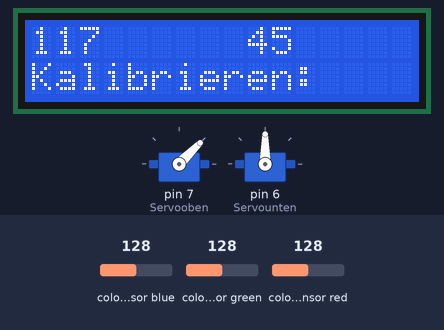
Simulated run of this sketch. Board: Arduino Uno, built with avr-gcc and run on an emulated ATmega328P. On the bench: 2 × servo, 16×2 character LCD. Wiring (inferred from the names in the program): TCS3200 colour sensor: output pin 10; S2 pin 12; S3 pin 11; S0 pin 8; S1 pin 9. The inputs (shaded band) are chosen by the test bench; at power-on: colour sensor green 128, colour sensor blue 128, colour sensor red 128. What the sketch prints to the serial monitor is not drawn.

Above: at 1.9 s.
At 7.3 s:
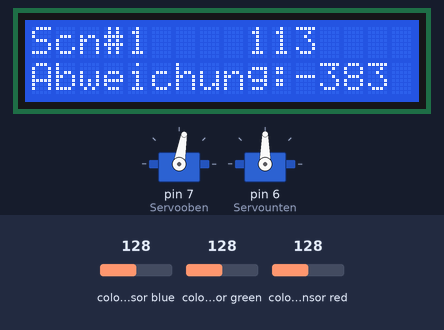
7.4 s: colour sensor green set to 125
At 9.1 s:
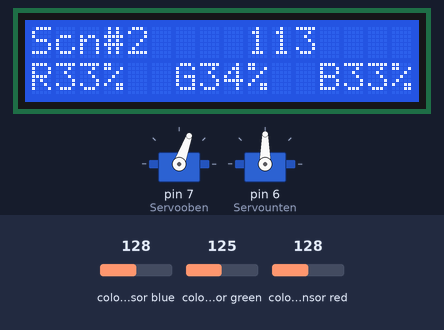
10.4 s: colour sensor blue set to 122
At 11.59 s:
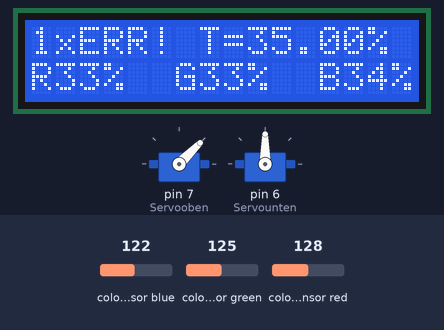
13.4 s: colour sensor red set to 5
At 14.44 s:
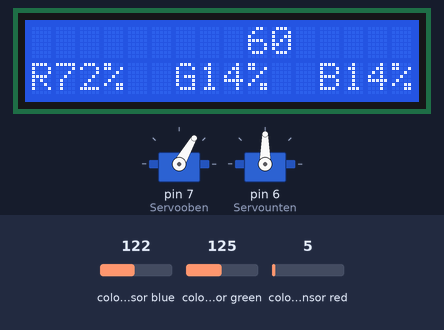
Timing chart, 0 to 21.3 s (numbered marks = the images above; inputs shaded):
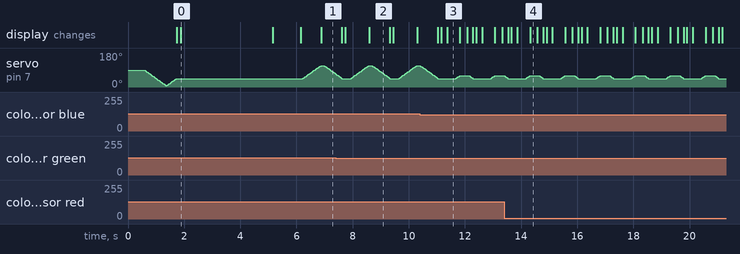

The sketch:

SmartieSortierer.ino.ino
```cpp
/* Angeschlossene Hardware deklarieren*/
#include <Wire.h>                      // I2C-Bibliothek
#include <LiquidCrystal_I2C.h>         // Display-Bibliothek
LiquidCrystal_I2C lcd(0x27, 2, 1, 0, 4, 5, 6, 7, 3, POSITIVE);  // I2C Addresse (0x27 or 0x3F)
#include <Servo.h>                    // Servo-Bibliothek
Servo Servooben;            // Erstellt oberes Servo mit dem Namen "Servooben"
Servo Servounten;           // Erstellt unteres Servo "Servounten"

// Variablen für Servowinkel initialisieren und voreinstellen
int Schieberwinkel = 90;
int Rutschenwinkel = 90;
int speedoben = 0;
int speedunten = 0;

//Verbindung der Farbsensorkontakte mit dem Arduino festlegen
const int s1 = 9;
const int s0 = 8;
const int s2 = 12;
const int s3 = 11;
const int out = 10;

// Variablen für Messungen und Berechnungen
float rot = 0;
float gruen = 0;
float blau = 0;
int i;
int helligkeit = 0;
int x = 0;
float rotpzt;
float gruenpzt;
float blaupzt;
int farbcode = 0;
float hell_kalibrieren;
float Abweichung = 0.10;  // Für RGB%. Zu Beginn sind 10% Sollwertabweichung erlaubt
const float Abweichung_Helligkeit = 0.25;
float Abweichung_H = Abweichung_Helligkeit; // Für Helligkeit.
int reporting = 1; // 1 schaltet die Rechenwertausgabe an, 0 schaltet sie aus.

// Tabelle: Mittelwerte zur Smartieerkennung. Diese Werte wurden gemessen.
//    FARBE          R%     G%     B%     Helligkeit-absolut
float GWblau[]    = {33.5 , 39.7 , 26.9 , 830.0 }; // Aktualisiert
float GWgruen[]   = {26.8 , 33.3 , 39.9 , 1168.0}; // Aktualisiert
float GWgelb[]    = {22.6 , 32.1 , 45.2 , 912.0 }; // Aktualisiert
float GWpink[]    = {21.5 , 47.6 , 31.0 , 1247.0}; // Aktualisiert
float GWlila[]    = {30.0 , 44.0 , 26.5 , 1300.0}; // Aktualisiert
float GWrot[]     = {16.8 , 47.1 , 36.1 , 1671.0}; // Aktualisiert
float GWorange[]  = {17.8 , 42.1 , 40.1 , 1343.0}; // Aktualisiert
float GWbraun[]   = {23.0 , 39.5 , 37.5 , 1630.0}; // Aktualisiert
float GWleer[]    = {31.8 , 37.5 , 30.8 , 500.0 }; // gilt für den leeren Schieber unter dem Sensor!
int WINKEL[]      = {90 , 52 , 67 , 82 , 96, 111 , 126 , 140 , 155 }; // EInstellwinkel Rutsche
// Tabelle: Grenzwerte zur Smartieerkennung. Diese Werte werden in loops() abhängig von der Toleranz errechnet
// Aufbau: TW_xxx[1]=unterer Grenzwert ROT, [2]= oberer Grenzwert ROT, ...
float TWblau[8];    float TWgruen[8]; float TWgelb[8]; float TWpink[8]; float TWlila[8]; float TWrot[8];
float TWorange[8];  float TWbraun[8]; float TWleer[8];

// Zähler für Smarties
int leer = 0;
int Fehler = 0;
int Gelbe = 0;
int Orange = 0;
int Pinke = 0;
int Rote = 0;
int Gruene = 0;
int Lilane = 0;
int Braune = 0;
int Blaue = 0;
int loops;
int OK;


void setup()
{
  // PIN-Funktionen festlegen
  pinMode(s0, OUTPUT);
  pinMode(s1, OUTPUT);
  pinMode(s2, OUTPUT);
  pinMode(s3, OUTPUT);
  pinMode(out, INPUT);
  digitalWrite(s0, HIGH);
  digitalWrite(s1, LOW); // Empfindlichkeit des Sensors auf 100%
  // Servofunktionen anlegen
  Servooben.attach(7);
  Servooben.write(Schieberwinkel); // Oberes Servo an Pin 7 und nach ganz links
  Servounten.attach(6);
  Servounten.write(Rutschenwinkel); // Unteres Servo an Pin 6 und in die Mitte
  // Datenausgabe am PC-Monitor starten
  Serial.begin(115200); // Serielle Kommunikation zur Ausgabe auf das Display starten
  delay(500); // kurz auf Verbindungsaufbau warten...
  lcd.begin(16, 2); // Wir haben ein 16x2-Display angeschlossen
  lcd.backlight(); // Die Hintergrundbeleuchtung einschalten
  lcd.clear(); // Display leeren

  // Sensor kalibrieren auf Umgebungslicht
  Serial.println(F("Sensor kalibrieren: Umgebungslichtstärke wird gemessen"));
  lcd.setCursor(0, 1);
  lcd.print(F("Kalibrieren:"));
  Drehschieber(5);
  Drehschieber(45); // Schieber leeren und unter den Sensor fahren
  for (i = 1 ; i < 21 ; i++)
  {
    color();
    helligkeit = rot + gruen + blau;
    Serial.print(F("Messung Nr."));
    Serial.print(i);
    Serial.print(F(": "));
    Serial.println(helligkeit);
    hell_kalibrieren += helligkeit;
    lcd.setCursor(0, 0);
    lcd.print(helligkeit);
  }

  hell_kalibrieren = hell_kalibrieren / 20;
  delay(300);
  Serial.println(F("---------------"));
  Serial.print(F("   Mittelwert  "));
  Serial.println(hell_kalibrieren);
  Serial.print(F("-Tabellenwert  "));
  Serial.println(GWleer[3]);
  Serial.println("=====================");
  Serial.print(F("=   Differenz  "));
  x = hell_kalibrieren - GWleer[3];
  Serial.println(x);
  Serial.println();
  lcd.setCursor(0, 1);
  lcd.print("Abweichung:");
  lcd.print(x); delay(1000);
  Serial.println(F("Die Tabellenwerte werden angepasst..."));
  GWleer[3] = GWleer[3] + x;
  GWblau[3] = GWblau[3] + x;
  GWgruen[3] = GWgruen[3] + x;
  GWgelb[3] = GWgelb[3] + x;
  GWpink[3] = GWpink[3] + x;
  GWlila[3] = GWlila[3] + x;
  GWrot[3] = GWrot[3] + x;
  GWorange[3] = GWbraun[3] + x;

} // SETUP Ende

void loop()
{
  loops++;
  lcd.setCursor(0, 0);
  lcd.print(F("Scn#"));
  lcd.print(loops);
  lcd.print(F("   ")); // Durchläufe ausgeben
  OK = 0; // Status zurücksetzen. Wird auf 1 gesetzt, wenn eine Smartiefarbe zugeordnet werden konnte!

  // Bevor ein Smartie (nochmal) gemessen wird: Es werden die Grenzwerte für die aktuell eingestellte Toleranz berechnet
  // Serial.print(F("Aktuell gültige Fehlertoleranz:")); Serial.print(Abweichung*100); Serial.println(F("%."));
  TWblau[0] = (GWblau[0] * (1.0 - Abweichung));
  TWblau[1] = (GWblau[0] * (1.0 + Abweichung)); // Grenzwerte für R-Wert
  TWblau[2] = (GWblau[1] * (1.0 - Abweichung));
  TWblau[3] = (GWblau[1] * (1.0 + Abweichung)); // Grenzwerte für G-Wert
  TWblau[4] = (GWblau[2] * (1.0 - Abweichung));
  TWblau[5] = (GWblau[2] * (1.0 + Abweichung)); // Grenzwerte für B-Wert
  TWblau[6] = (GWblau[3] * (1.0 - Abweichung_H));
  TWblau[7] = (GWblau[3] * (1.0 + Abweichung_H)); // Grenzwerte für Helligkeit

  TWgruen[0] = (GWgruen[0] * (1.0 - Abweichung));
  TWgruen[1] = (GWgruen[0] * (1.0 + Abweichung)); // Grenzwerte für R-Wert
  TWgruen[2] = (GWgruen[1] * (1.0 - Abweichung));
  TWgruen[3] = (GWgruen[1] * (1.0 + Abweichung)); // Grenzwerte für G-Wert
  TWgruen[4] = (GWgruen[2] * (1.0 - Abweichung));
  TWgruen[5] = (GWgruen[2] * (1.0 + Abweichung)); // Grenzwerte für B-Wert
  TWgruen[6] = (GWgruen[3] * (1.0 - Abweichung_H));
  TWgruen[7] = (GWgruen[3] * (1.0 + Abweichung_H)); // Grenzwerte für Helligkeit

  TWgelb[0] = (GWgelb[0] * (1.0 - Abweichung));
  TWgelb[1] = (GWgelb[0] * (1.0 + Abweichung)); // Grenzwerte für R-Wert
  TWgelb[2] = (GWgelb[1] * (1.0 - Abweichung));
  TWgelb[3] = (GWgelb[1] * (1.0 + Abweichung)); // Grenzwerte für G-Wert
  TWgelb[4] = (GWgelb[2] * (1.0 - Abweichung));
  TWgelb[5] = (GWgelb[2] * (1.0 + Abweichung)); // Grenzwerte für B-Wert
  TWgelb[6] = (GWgelb[3] * (1.0 - Abweichung_H));
  TWgelb[7] = (GWgelb[3] * (1.0 + Abweichung_H)); // Grenzwerte für Helligkeit

  TWpink[0] = (GWpink[0] * (1.0 - Abweichung));
  TWpink[1] = (GWpink[0] * (1.0 + Abweichung)); // Grenzwerte für R-Wert
  TWpink[2] = (GWpink[1] * (1.0 - Abweichung));
  TWpink[3] = (GWpink[1] * (1.0 + Abweichung)); // Grenzwerte für G-Wert
  TWpink[4] = (GWpink[2] * (1.0 - Abweichung));
  TWpink[5] = (GWpink[2] * (1.0 + Abweichung)); // Grenzwerte für B-Wert
  TWpink[6] = (GWpink[3] * (1.0 - Abweichung_H));
  TWpink[7] = (GWpink[3] * (1.0 + Abweichung_H)); // Grenzwerte für Helligkeit

  TWlila[0] = (GWlila[0] * (1.0 - Abweichung));
  TWlila[1] = (GWlila[0] * (1.0 + Abweichung)); // Grenzwerte für R-Wert
  TWlila[2] = (GWlila[1] * (1.0 - Abweichung));
  TWlila[3] = (GWlila[1] * (1.0 + Abweichung)); // Grenzwerte für G-Wert
  TWlila[4] = (GWlila[2] * (1.0 - Abweichung));
  TWlila[5] = (GWlila[2] * (1.0 + Abweichung)); // Grenzwerte für B-Wert
  TWlila[6] = (GWlila[3] * (1.0 - Abweichung_H));
  TWlila[7] = (GWlila[3] * (1.0 + Abweichung_H)); // Grenzwerte für Helligkeit

  TWrot[0] = (GWrot[0] * (1.0 - Abweichung));
  TWrot[1] = (GWrot[0] * (1.0 + Abweichung)); // Grenzwerte für R-Wert
  TWrot[2] = (GWrot[1] * (1.0 - Abweichung));
  TWrot[3] = (GWrot[1] * (1.0 + Abweichung)); // Grenzwerte für G-Wert
  TWrot[4] = (GWrot[2] * (1.0 - Abweichung));
  TWrot[5] = (GWrot[2] * (1.0 + Abweichung)); // Grenzwerte für B-Wert
  TWrot[6] = (GWrot[3] * (1.0 - Abweichung_H));
  TWrot[7] = (GWrot[3] * (1.0 + Abweichung_H)); // Grenzwerte für Helligkeit

  TWorange[0] = (GWorange[0] * (1.0 - Abweichung));
  TWorange[1] = (GWorange[0] * (1.0 + Abweichung)); // Grenzwerte für R-Wert
  TWorange[2] = (GWorange[1] * (1.0 - Abweichung));
  TWorange[3] = (GWorange[1] * (1.0 + Abweichung)); // Grenzwerte für G-Wert
  TWorange[4] = (GWorange[2] * (1.0 - Abweichung));
  TWorange[5] = (GWorange[2] * (1.0 + Abweichung)); // Grenzwerte für B-Wert
  TWorange[6] = (GWorange[3] * (1.0 - Abweichung_H));
  TWorange[7] = (GWorange[3] * (1.0 + Abweichung_H)); // Grenzwerte für Helligkeit

  TWbraun[0] = (GWbraun[0] * (1.0 - Abweichung));
  TWbraun[1] = (GWbraun[0] * (1.0 + Abweichung)); // Grenzwerte für R-Wert
  TWbraun[2] = (GWbraun[1] * (1.0 - Abweichung));
  TWbraun[3] = (GWbraun[1] * (1.0 + Abweichung)); // Grenzwerte für G-Wert
  TWbraun[4] = (GWbraun[2] * (1.0 - Abweichung));
  TWbraun[5] = (GWbraun[2] * (1.0 + Abweichung)); // Grenzwerte für B-Wert
  TWbraun[6] = (GWbraun[3] * (1.0 - Abweichung_H));
  TWbraun[7] = (GWbraun[3] * (1.0 + Abweichung_H)); // Grenzwerte für Helligkeit

  TWleer[0] = (GWleer[0] * (1.0 - Abweichung));
  TWleer[1] = (GWleer[0] * (1.0 + Abweichung)); // Grenzwerte für R-Wert
  TWleer[2] = (GWleer[1] * (1.0 - Abweichung));
  TWleer[3] = (GWleer[1] * (1.0 + Abweichung)); // Grenzwerte für G-Wert
  TWleer[4] = (GWleer[2] * (1.0 - Abweichung));
  TWleer[5] = (GWleer[2] * (1.0 + Abweichung)); // Grenzwerte für B-Wert
  TWleer[6] = (GWleer[3] * (1.0 - Abweichung_H));
  TWleer[7] = (GWleer[3] * (1.0 + Abweichung_H)); // Grenzwerte für Helligkeit

  if (reporting == 1)
  {
    Serial.println();
    Serial.println(F("TW-Werte für BLAU:"));
    for (int i = 0 ; i < 8 ; i++) {
      Serial.print(TWblau[i]);
      Serial.print("<->"); i++;
      Serial.print(TWblau[i]);
      Serial.print("  ");
    }

    Serial.println();
    Serial.println(F("TW-Werte für GRÜN:"));

    for (int i = 0 ; i < 8 ; i++) {
      Serial.print(TWgruen[i]);
      Serial.print("<->"); i++;
      Serial.print(TWgruen[i]);
      Serial.print("  ");
    }
    Serial.println();
    Serial.println(F("TW-Werte für GELB:"));
    for (int i = 0 ; i < 8 ; i++) {
      Serial.print(TWgelb[i]);
      Serial.print("<->"); i++;
      Serial.print(TWgelb[i]);
      Serial.print("  ");
    }
    Serial.println();
    Serial.println(F("TW-Werte für PINK:"));
    for (int i = 0 ; i < 8 ; i++) {
      Serial.print(TWpink[i]); Serial.print("<->"); i++; Serial.print(TWpink[i]); Serial.print("  ");
    }
    Serial.println(); Serial.println(F("TW-Werte für LILA:")); for (int i = 0 ; i < 8 ; i++) {
      Serial.print(TWlila[i]); Serial.print("<->"); i++; Serial.print(TWlila[i]); Serial.print("  ");
    }
    Serial.println(); Serial.println(F("TW-Werte für ROT:")); for (int i = 0 ; i < 8 ; i++) {
      Serial.print(TWrot[i]); Serial.print("<->"); i++; Serial.print(TWrot[i]); Serial.print("  ");
    }
    Serial.println(); Serial.println(F("TW-Werte für BLAU:")); for (int i = 0 ; i < 8 ; i++) {
      Serial.print(TWblau[i]); Serial.print("<->"); i++; Serial.print(TWblau[i]); Serial.print("  ");
    }
    Serial.println(); Serial.println(F("TW-Werte für ORANGE:")); for (int i = 0 ; i < 8 ; i++) {
      Serial.print(TWorange[i]); Serial.print("<->"); i++; Serial.print(TWorange[i]); Serial.print("  ");
    }
    Serial.println(); Serial.println(F("TW-Werte für BRAUN:")); for (int i = 0 ; i < 8 ; i++) {
      Serial.print(TWbraun[i]); Serial.print("<->"); i++; Serial.print(TWbraun[i]); Serial.print("  ");
    }
    Serial.println(); Serial.println(F("TW-Werte für LEER:")); for (int i = 0 ; i < 8 ; i++) {
      Serial.print(TWleer[i]); Serial.print("<->"); i++; Serial.print(TWleer[i]); Serial.print("  ");
    }
  }
  Serial.println(); Serial.println(); reporting = 0; // Ausgabe soll nur 1x passieren

  // SCHRITT 1: Smartie holen
  if (farbcode == 0) {
    Drehschieber(113);  // Nur neuen Smartie holen, wenn kein Problemsmartie im Schacht ist
    delay(100);
  }

  // SCHRITT 2: Smartie zum Sensor fahren
  // Serial.println(); Serial.println();
  // Serial.println("Smartie wird unter Sensor platziert...");
  Drehschieber(45); delay(100);
  lcd.setCursor(0, 0); lcd.print(F("Scn#"));
  lcd.setCursor(0, 1); lcd.print(F("R---  G---  B---"));

  // SCHRITT 3: Farbsensor auslesen mit Hilfe der Funktion color(). Zurückgeliefert werden die Werte rot, gruen, blau
  // Serial.println("Messung läuft...");
  color(); // Diese Funktion wird am Ende des Codes festgelegt (s.“void color();“)

  // SCHRITT 4: Prozentwerte berechnen
  Serial.print(F("Scan#")); Serial.print(loops); Serial.println(F(" - Messwerte und errechneten Lichtanteile in %:"));
  helligkeit = rot + gruen + blau;     Serial.print(F("Helligkeit=")); Serial.print(helligkeit);
  rotpzt = rot / helligkeit * 100;      Serial.print(F(" R=")); Serial.print(rotpzt); Serial.print(F("%"));
  gruenpzt = gruen / helligkeit * 100; Serial.print(F(" G=")); Serial.print(gruenpzt); Serial.print(F("%"));
  blaupzt = blau / helligkeit * 100;   Serial.print(F(" B=")); Serial.print(blaupzt); Serial.print(F(" %"));
  Serial.print(F(" €%:")); Serial.println(blaupzt + rotpzt + gruenpzt);
  // Messdaten aus LCD ausgeben
  lcd.setCursor(0, 1); lcd.print(F("R     G     B    "));
  lcd.setCursor(1, 1); lcd.print(round(rotpzt), DEC); lcd.print("%");
  lcd.setCursor(7, 1); lcd.print(round(gruenpzt), DEC); lcd.print("%");
  lcd.setCursor(13, 1); lcd.print(round(blaupzt), DEC); lcd.print("%");

  // SCHRITT 5: Smartiefarbe anhand der aktuellen Toleranzgrenzwerte zuordnen
  farbcode = 99; // Gibt an, dass keine Smartiefarbe definiert ist.

  /* PRÜFUNG AUF LEER */
  if (    rotpzt > TWleer[0]  &&      rotpzt < TWleer[1] &&
          gruenpzt > TWleer[2]  &&    gruenpzt < TWleer[3] &&
          blaupzt > TWleer[4]  &&    blaupzt  < TWleer[5] &&
          helligkeit > TWleer[6]  &&  helligkeit < TWleer[7])
  { leer++; Serial.print(F("Schacht leer!")); Serial.println(); farbcode = 0;
    lcd.setCursor(0, 0); lcd.print(leer); lcd.print(F("xLeer    "));
  }

  /* PRÜFUNG AUF GELB */
  if (    rotpzt > TWgelb[0]  &&      rotpzt < TWgelb[1] &&
          gruenpzt > TWgelb[2]  &&    gruenpzt < TWgelb[3] &&
          blaupzt > TWgelb[4]  &&    blaupzt  < TWgelb[5] &&
          helligkeit > TWgelb[6]  &&  helligkeit < TWgelb[7])
  { Gelbe++; Serial.println(F("Gelber Smartie erkannt!")); farbcode = 1;
    lcd.setCursor(0, 0); lcd.print(Gelbe); lcd.print(F("xGelb  "));
  }

  /* PRÜFUNG AUF ORANGE */
  if (    rotpzt > TWorange[0]  &&      rotpzt < TWorange[1] &&
          gruenpzt > TWorange[2]  &&    gruenpzt < TWorange[3] &&
          blaupzt > TWorange[4]  &&    blaupzt  < TWorange[5] &&
          helligkeit > TWorange[6]  &&  helligkeit < TWorange[7])
  { Orange++; Serial.println(F("Oranger Smartie erkannt!")); farbcode = 2;
    lcd.setCursor(0, 0); lcd.print(Orange); lcd.print(F("xOrange "));
  }

  /* PRÜFUNG AUF GRÜN */
  if (     rotpzt > TWgruen[0]  &&      rotpzt   < TWgruen[1] &&
           gruenpzt > TWgruen[2]  &&    gruenpzt   < TWgruen[3] &&
           blaupzt > TWgruen[4]  &&    blaupzt   < TWgruen[5] &&
           helligkeit > TWgruen[6]  &&  helligkeit   < TWgruen[7])
  { Gruene++; Serial.println(F("Grüner Smartie erkannt!")); farbcode = 3;
    lcd.setCursor(0, 0); lcd.print(Gruene); lcd.print(F("xGruen   "));
  }

  /* PRÜFUNG AUF PINK */
  if (    rotpzt > TWpink[0]  &&      rotpzt < TWpink[1] &&
          gruenpzt > TWpink[2]  &&    gruenpzt < TWpink[3] &&
          blaupzt > TWpink[4]  &&    blaupzt  < TWpink[5] &&
          helligkeit > TWpink[6]  &&  helligkeit < TWpink[7])
  { Pinke++; Serial.println(F("Pinker Smartie erkannt!")); farbcode = 4;
    lcd.setCursor(0, 0); lcd.print(Pinke); lcd.print(F("xPink "));
  }

  /* PRÜFUNG AUF ROT */
  if (    rotpzt > TWrot[0]  &&      rotpzt < TWrot[1] &&
          gruenpzt > TWrot[2]  &&    gruenpzt < TWrot[3] &&
          blaupzt > TWrot[4]  &&    blaupzt  < TWrot[5] &&
          helligkeit > TWrot[6]  &&  helligkeit < TWrot[7])
  { Rote++; Serial.println(F("Roter Smartie erkannt!")); farbcode = 5;
    lcd.setCursor(0, 0); lcd.print(Rote); lcd.print(F("xRot   "));
  }

  /* PRÜFUNG AUF LILA */
  if (    rotpzt > TWlila[0]  &&      rotpzt < TWlila[1] &&
          gruenpzt > TWlila[2]  &&    gruenpzt < TWlila[3] &&
          blaupzt > TWlila[4]  &&    blaupzt  < TWlila[5] &&
          helligkeit > TWlila[6]  &&  helligkeit < TWlila[7])
  { Lilane++; Serial.println(F("Lila Smartie erkannt!")); farbcode = 6;
    lcd.setCursor(0, 0); lcd.print(Lilane); lcd.print(F("xLila  "));
  }

  /* PRÜFUNG AUF BLAU */
  if (    rotpzt > TWblau[0]  &&      rotpzt < TWblau[1] &&
          gruenpzt > TWblau[2]  &&    gruenpzt < TWblau[3] &&
          blaupzt > TWblau[4]  &&    blaupzt  < TWblau[5] &&
          helligkeit > TWblau[6]  &&  helligkeit < TWblau[7])
  { Blaue++; Serial.println(F("Blauer Smartie erkannt!")); farbcode = 7;
    lcd.setCursor(0, 0); lcd.print(Blaue); lcd.print(F("xBlau    "));
  }

  /* PRÜFUNG AUF BRAUN */
  if (    rotpzt > TWbraun[0]  &&      rotpzt < TWbraun[1] &&
          gruenpzt > TWbraun[2]  &&    gruenpzt < TWbraun[3] &&
          blaupzt > TWbraun[4]  &&    blaupzt  < TWbraun[5] &&
          helligkeit > TWbraun[6]  &&  helligkeit < TWbraun[7])
  { Braune++; Serial.println(F("Brauner Smartie erkannt!")); farbcode = 8;
    lcd.setCursor(0, 0); lcd.print(Braune); lcd.print(F("xBraun  "));
  }

  if (farbcode == 99) {
    Fehler++; lcd.setCursor(0, 0); lcd.print(Fehler); lcd.print(F("xERR! T="));
    Abweichung_H += 0.10; // Toleranz temporär erhöhen;
    lcd.print(Abweichung_H * 100); lcd.print(F("%  "));
    Serial.println(F("Zuordnung unmöglich - Toleranzschelle wird temporär um 10% erhöht.")); reporting = 1;
    Serial.print(F("Toleranz für Helligkeit jetzt ")); Serial.println(Abweichung_H);
    Serial.print(F("Toleranztabelle wird neu berechnet & Smartie neu positioniert..."));
    delay(300); lcd.setCursor(0, 0); lcd.print(F("                ")); Drehschieber(60);
  }

  if (farbcode > 1) {
    delay(250);
  }

  if (leer == 5) {
    lcd.setCursor(0, 0); lcd.print(F("..going 2 sleep 1 Min"));
    Serial.println(); Serial.println(F("Zusammenfassung:"));
    Serial.print(F("Rot:")); Serial.println(Rote);
    Serial.print(F("Gelb:")); Serial.println(Gelbe);
    Serial.print(F("Grün:")); Serial.println(Gruene);
    Serial.print(F("Blau:")); Serial.println(Blaue);
    Serial.print(F("Braun:")); Serial.println(Braune);
    Serial.print(F("Pink:")); Serial.println(Pinke);
    Serial.print(F("Lila:")); Serial.println(Lilane);
    Serial.print(F("Orange:")); Serial.println(Orange);
    Serial.print(F("Insgesamt:"));
    Serial.println(Rote + Gelbe + Gruene + Blaue + Braune + Pinke + Lilane + Orange);
    lcd.noBacklight(); delay(60000); leer = 0; lcd.backlight();
  }

  // SCHRITT 7: Smartie auswerfen
  if (farbcode > 0 && farbcode < 99 )
  {
    Rutsche(WINKEL[farbcode]);
    Drehschieber(5);
    Abweichung_H = Abweichung_Helligkeit;
    farbcode = 0;
    Fehler = 0;
    leer = 0;
  }

} // LOOP Ende


void color() // Hier werden die Werte vom Farbsensor ausgelesen und unter den
// entsprechenden Variablen gespeichert
{
  // Sensor für Rot-Messung einstellen
  digitalWrite(s2, LOW); digitalWrite(s3, LOW); delay(50);
  rot = pulseIn(out, digitalRead(out) == HIGH ? LOW : HIGH);
  rot += pulseIn(out, digitalRead(out) == HIGH ? LOW : HIGH);
  rot += pulseIn(out, digitalRead(out) == HIGH ? LOW : HIGH);
  rot = (rot / 3) + 0.00001;

  // Sensor für Blau-Messung einstellen
  digitalWrite(s3, HIGH); delay(50);
  blau = pulseIn(out, digitalRead(out) == HIGH ? LOW : HIGH);
  blau += pulseIn(out, digitalRead(out) == HIGH ? LOW : HIGH);
  blau += pulseIn(out, digitalRead(out) == HIGH ? LOW : HIGH);
  blau = (blau / 3) + 0.00001;

  // Sensor für Grün-Messung einstellen
  digitalWrite(s2, HIGH); delay(50);
  gruen = pulseIn(out, digitalRead(out) == HIGH ? LOW : HIGH);
  gruen += pulseIn(out, digitalRead(out) == HIGH ? LOW : HIGH);
  gruen += pulseIn(out, digitalRead(out) == HIGH ? LOW : HIGH);
  gruen = (gruen / 3) + 0.00001;
} // Funktion color() ENDE

int Drehschieber(int sollwert)
{ // Bei Aufruf soll das Servo auf $sollwert eingestellt werden.
  // $sollwert ist entweder kleiner, größer oder gleich der aktuellen Position in $Schieberwinkel
  if (sollwert < Schieberwinkel )
  { while (sollwert < Schieberwinkel)
    { Schieberwinkel = Schieberwinkel - 1; Servooben.write(Schieberwinkel);
      lcd.setCursor(8, 0); lcd.print(F("     ")); lcd.setCursor(9, 0); lcd.print(Schieberwinkel); lcd.print(F(" "));
    }
  }

  if (sollwert > Schieberwinkel )
  { while (sollwert > Schieberwinkel)
    { Schieberwinkel = Schieberwinkel + 1; Servooben.write(Schieberwinkel);
      lcd.setCursor(8, 0); lcd.print(F("     ")); lcd.setCursor(9, 0); lcd.print(Schieberwinkel); lcd.print(F(" "));
    }
  }
}

int Rutsche(int sollwert)
{ // Bei Aufruf soll das Servo auf $sollwert eingestellt werden.
  // $sollwert ist entweder kleiner, größer oder gleich der aktuellen Position in $Schieberwinkel
  if (sollwert < Rutschenwinkel )
  { while (sollwert < Rutschenwinkel)
    { Rutschenwinkel = Rutschenwinkel - 1; delay(speedunten); Servounten.write(Rutschenwinkel);
      lcd.setCursor(13, 0); lcd.print("    "); lcd.setCursor(13, 0); lcd.print(Rutschenwinkel);
    }
  }
  if (sollwert > Rutschenwinkel )
  { while (sollwert > Rutschenwinkel)
    { Rutschenwinkel = Rutschenwinkel + 1; delay(speedunten); Servounten.write(Rutschenwinkel);
      lcd.setCursor(13, 0); lcd.print("    "); lcd.setCursor(13, 0); lcd.print(Rutschenwinkel);
    }
  }
}
```

Measured:
- the behaviour switches between 128 and 127 on colour sensor green (found by bisection; images 1 and 2)
- the behaviour switches between 128 and 127 on colour sensor blue (found by bisection; images 2 and 3)
- after the input at 10.4 s, the display: first differs from a run without the input after 0.97 s (image 3)
- by itself, servo on pin 7 (Servooben): repeats every 1.3 s: 55° 0.02 s, 52° 0.02 s, 50° 0.02 s, 48° 0.02 s, 45° 0.65 s, 46° 0.03 s, 48° 0.02 s, 51° 0.02 s, 53° 0.02 s, 55° 0.02 s, 58° 0.02 s, 60° 0.33 s, 59° 0.02 s, 57° 0.02 s
- what the display in image 0 shows lasts 3.3 s, from 1.9 s to 5.2 s
- what the display in image 3 shows lasts 0.4 s, from 11.4 s to 11.8 s
